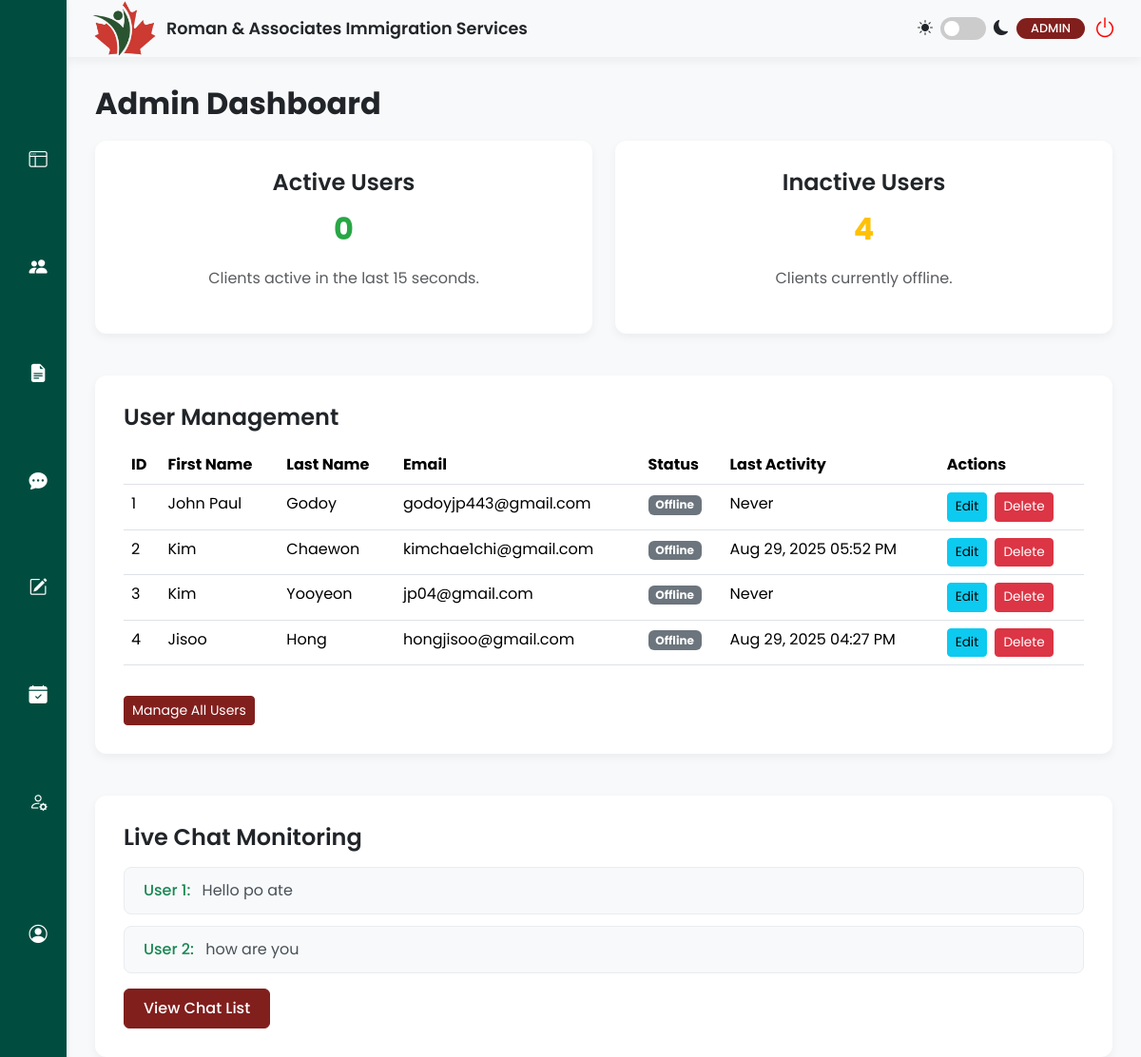
Before: /admin/admin.php with the older database file.
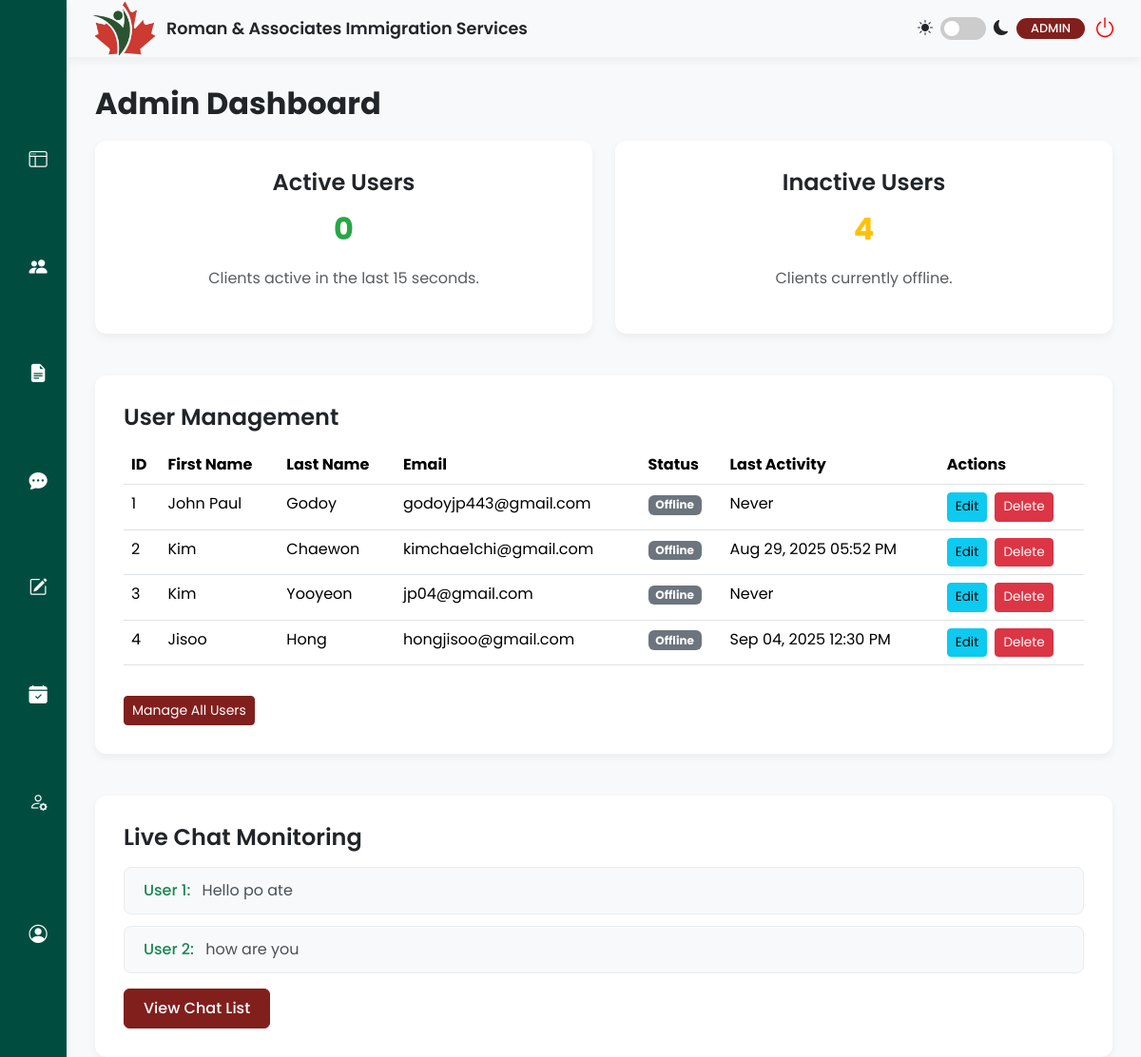
After: the same page with the newer database file.
### tables this page shows
CREATE TABLE `users` (
  `id` int(11) NOT NULL,
  `firstName` varchar(50) NOT NULL,
  `lastName` varchar(50) NOT NULL,
  `address` varchar(255) NOT NULL,
  `phone` varchar(20) NOT NULL,
  `email` varchar(100) NOT NULL,
  `password` varchar(255) NOT NULL,
  `profileImage` varchar(255) DEFAULT NULL,
  `location` varchar(255) DEFAULT NULL,
  `birthday` date DEFAULT NULL,
  `facebook` varchar(255) DEFAULT NULL,
  `instagram` varchar(255) DEFAULT NULL,
  `gmail` varchar(255) DEFAULT NULL,
  `email_notifications` tinyint(1) NOT NULL DEFAULT 1,
  `dark_mode` tinyint(1) NOT NULL DEFAULT 0,
  `documents_uploaded` tinyint(1) NOT NULL DEFAULT 0,
  `profile_picture_uploaded` tinyint(1) NOT NULL DEFAULT 0,
  `birthday_added` tinyint(1) NOT NULL DEFAULT 0,
  `social_links_added` tinyint(1) NOT NULL DEFAULT 0,
  `has_seen_tour` tinyint(1) NOT NULL DEFAULT 0,
  `role` varchar(50) NOT NULL DEFAULT 'client',
  `status` varchar(50) NOT NULL DEFAULT 'Inactive',
  `last_login` datetime DEFAULT NULL,
  `last_activity` datetime DEFAULT NULL
);

### admin/_user_table.php (the view)
<div class="content-card">
    <div class="d-flex justify-content-between align-items-center mb-3">
        <h2 class="mb-0">User Management</h2>
    </div>
    <div class="table-responsive">
        <table class="table table-hover">
            <thead>
                <tr>
                    <th>ID</th>
                    <th>First Name</th>
                    <th>Last Name</th>
                    <th>Email</th>
                    <th>Status</th>
                    <th>Last Activity</th>
                    <th>Actions</th>
                </tr>
            </thead>
            <tbody id="userTableBody">
                <?php
                if (isset($users) && is_array($users)) {
                    $active_threshold = isset($active_threshold) ? $active_threshold : 15;
                    $threshold_time = strtotime("-$active_threshold seconds");
                    foreach ($users as $user) {
                        $is_online = !empty($user['last_activity']) && strtotime($user['last_activity']) >= $threshold_time;
                        $statusBadgeClass = $is_online ? 'bg-success' : 'bg-secondary';
                        $statusText = $is_online ? 'Online' : 'Offline';
                        $lastActivityDisplay = !empty($user['last_activity']) ? date("M d, Y h:i A", strtotime($user['last_activity'])) : 'Never';
                        $userName = htmlspecialchars($user['firstName']) . ' ' . htmlspecialchars($user['lastName']);
                        echo "<tr id='user-row-" . htmlspecialchars($user['id']) . "'>";
                        echo "<td>" . htmlspecialchars($user['id']) . "</td>";
                        echo "<td>" . htmlspecialchars($user['firstName']) . "</td>";
                        echo "<td>" . htmlspecialchars($user['lastName']) . "</td>";
                        echo "<td>" . htmlspecialchars($user['email']) . "</td>";
                        echo "<td><span class=\"badge " . $statusBadgeClass . "\">" . $statusText . "</span></td>";
                        echo "<td>" . $lastActivityDisplay . "</td>";
                        echo '<td>
                                <button class="btn btn-sm btn-info me-1 edit-btn"
                                        data-bs-toggle="modal"
                                        data-bs-target="#editUserModal"
                                        data-user-id="' . htmlspecialchars($user['id']) . '"
                                        data-first-name="' . htmlspecialchars($user['firstName']) . '"
                                        data-last-name="' . htmlspecialchars($user['lastName']) . '"
                                        data-email="' . htmlspecialchars($user['email']) . '"
                                        data-status="' . htmlspecialchars($user['status']) . '">Edit</button>
                                <button class="btn btn-sm btn-danger delete-btn"
                                        data-bs-toggle="modal"
                                        data-bs-target="#deleteConfirmModal"
                                        data-user-id="' . htmlspecialchars($user['id']) . '"
                                        data-user-name="' . $userName . '">Delete</button>
                              </td>';
                        echo "</tr>";
                    }
                }
                ?>
            </tbody>
        </table>
    </div>
    <?php if (isset($page_context) && $page_context === 'dashboard'): ?>
        <a href="user_management.php" class="btn btn-sm btn-primary mt-3" style="background-color: var(--rais-button-maroon); border-color: var(--rais-button-maroon);">Manage All Users</a>
    <?php elseif (isset($page_context) && $page_context === 'user_management'): ?>
        <button class="btn btn-primary mt-3" data-bs-toggle="modal" data-bs-target="#addUserModal" style="background-color: var(--rais-button-maroon); border: none;">Add New User</button>
    <?php endif; ?>
</div>

### admin/admin.php (shortened to what this page needs)
<?php
require_once '../config.php';
$active_threshold = 15;
$sql_active = "SELECT COUNT(id) AS active_count FROM users WHERE role = 'client' AND last_activity >= NOW() - INTERVAL ? SECOND";
$stmt_active = $conn->prepare($sql_active);
$stmt_active->bind_param("i", $active_threshold);
$stmt_active->execute();
$result_active = $stmt_active->get_result();
$active_row = $result_active->fetch_assoc();
$active_users = $active_row['active_count'];
$sql_total = "SELECT COUNT(id) AS total_count FROM users WHERE role = 'client'";
$result_total = $conn->query($sql_total);
$total_row = $result_total->fetch_assoc();
$total_users = $total_row['total_count'];
$inactive_users = $total_users - $active_users;
$users = [];
$sql_users = "SELECT id, firstName, lastName, email, status, last_login, role, last_activity FROM users WHERE role = 'client' ORDER BY id ASC";
if ($result = $conn->query($sql_users)) {
    while ($row = $result->fetch_assoc()) {
        $users[] = $row;
    }
} else {
    echo "ERROR: Could not execute user list query. " . $conn->error;
}
$latest_chats = [];
$sql_chats = "
    SELECT u.firstName, u.lastName, m.message
    FROM chat_messages m
    INNER JOIN (
        SELECT MAX(id) as max_id
        FROM chat_messages
        WHERE sender_id != 0
        GROUP BY sender_id
        ORDER BY max_id DESC
        LIMIT 3
    ) latest_chat_messages ON m.id = latest_chat_messages.max_id
    INNER JOIN users u ON m.sender_id = u.id
    ORDER BY m.id DESC";
if ($result_chats = $conn->query($sql_chats)) {
    while ($row_chat = $result_chats->fetch_assoc()) {
        $latest_chats[] = $row_chat;
    }
}
?>
<!doctype html>
<html lang="en">
<head>
    <link href="https://cdn.jsdelivr.net/npm/bootstrap@5.3.3/dist/css/bootstrap.min.css" rel="stylesheet">
    <link rel="stylesheet" href="https://cdn.jsdelivr.net/npm/bootstrap-icons@1.11.3/font/bootstrap-icons.min.css">
    <link rel="stylesheet" href="style.css">
    </head>
<body>
    <div class="main-wrapper">
        <?php require_once 'sidebar.php'; ?>
        <div class="content-area">
            <?php require_once 'header.php'; ?>
            <main class="main-content">
                <h1>Admin Dashboard</h1>
                <div class="row g-4 mb-4">
                    <div class="col-md-6">
                        <div class="content-card text-center">
                            <h2>Active Users</h2>
                            <h1 id="activeUserCount" class="display-4" style="color: #28a745;"><?php echo $active_users; ?></h1>
                            <p class="text-muted">Clients active in the last <?php echo $active_threshold; ?> seconds.</p>
                        </div>
                    </div>
                    <div class="col-md-6">
                        <div class="content-card text-center">
                            <h2>Inactive Users</h2>
                            <h1 id="inactiveUserCount" class="display-4" style="color: #ffc107;"><?php echo $inactive_users; ?></h1>
                            <p class="text-muted">Clients currently offline.</p>
                        </div>
                    </div>
                </div>
                <?php
                $page_context = 'dashboard';
                require_once '_user_table.php';
                ?>
                <div class="content-card mt-4">
                    <h2 class="mb-3">Live Chat Monitoring</h2>
                    <div class="live-chat-list mb-3">
                        <?php if (!empty($latest_chats)): ?>
                            <?php $user_counter = 1; ?>
                            <?php foreach ($latest_chats as $chat): ?>
                                <div class="chat-preview-item">
                                    <span class="user-identifier">User <?php echo $user_counter++; ?>:</span>
                                    <span class="message-preview">
                                        <?php
                                            echo htmlspecialchars(mb_strimwidth($chat['message'], 0, 45, "..."));
                                        ?>
                                    </span>
                                </div>
                            <?php endforeach; ?>
                        <?php else: ?>
                            <p class="text-muted">No recent chats to display.</p>
                        <?php endif; ?>
                    </div>
                    <a href="chat_management.php" class="btn-view-chat-list">View Chat List</a>
                </div>
            </main>
        </div>
    </div>
</body>
</html>

### admin/sidebar.php (shortened to what this page needs)
<aside class="sidebar d-flex flex-column">
    <nav class="nav">
        <a class="nav-link <?php echo ($active_page === 'dashboard') ? 'active' : ''; ?>" href="admin.php">
            <i class="bi bi-window-sidebar"></i><span>Dashboard</span>
        </a>
        <a class="nav-link <?php echo ($active_page === 'user_management') ? 'active' : ''; ?>" href="user_management.php">
            <i class="bi bi-people-fill"></i><span>User Management</span>
        </a>
        <a class="nav-link <?php echo ($active_page === 'application_management') ? 'active' : ''; ?>" href="application_management.php">
            <i class="bi bi-file-earmark-text-fill"></i><span>Application Management</span>
        </a>
        <a class="nav-link <?php echo ($active_page === 'chat_management') ? 'active' : ''; ?>" href="chat_management.php">
            <i class="bi bi-chat-dots-fill"></i><span>Chat Management</span>
        </a>
        <a class="nav-link <?php echo ($active_page === 'content_management') ? 'active' : ''; ?>" href="content_management.php">
            <i class="bi bi-pencil-square"></i><span>Content Management</span>
        </a>
         <a class="nav-link <?php echo ($active_page === 'booking_management') ? 'active' : ''; ?>" href="booking_management.php">
            <i class="bi bi-calendar-check-fill"></i><span>Booking Management</span>
        </a>
         <a class="nav-link <?php echo ($active_page === 'admin_profile') ? 'active' : ''; ?>" href="admin_profile.php">
            <i class="bi bi-person-gear"></i><span>Admin Profiles</span>
        </a>
        <a class="nav-link mt-auto <?php echo ($active_page === 'profile') ? 'active' : ''; ?>" href="profile.php">
            <i class="bi bi-person-circle"></i><span>Profile</span>
        </a>
    </nav>
</aside>

### admin/header.php (shortened to what this page needs)
<link rel="stylesheet" href="style.css">
<header class="header">
    <div class="header-brand d-flex align-items-center">
        <img src="../img/logoulit.png" alt="RAIS Logo Light" class="header-logo-img light-mode-logo">
        <span class="header-title d-none d-sm-block">Roman & Associates Immigration Services</span>
    </div>
    <div class="user-status d-flex align-items-center gap-2">
        <div class="theme-switch-wrapper">
            <i class="bi bi-sun-fill"></i>
            <label class="theme-switch" for="theme-checkbox">
                <div class="slider round"></div>
            </label>
            <i class="bi bi-moon-fill"></i>
        </div>
        <span class="badge">ADMIN</span>
        <a href="../index.html" class="btn btn-link"><i class="bi bi-power"></i></a>
    </div>
</header>

### admin/style.css (style rules this page uses)
:root { --rais-bg-light: #f8f9fa; --rais-border-color: #dee2e6; --rais-button-maroon: #811F1D; --rais-card-bg: #ffffff; --rais-dark-green: #00332c; --rais-light-gray: #f8f9fa; --rais-primary-green: #004d40; --rais-shadow: 0 4px 10px rgba(0, 0, 0, 0.05); --rais-text-dark: #212529; --rais-text-light: #6c757d; }
body { background-color: var(--rais-light-gray); color: var(--rais-text-dark); font-family: 'Poppins', sans-serif; overflow: hidden; transition: background-color 0.3s, color 0.3s; }
.content-area { flex-grow: 1; height: 100vh; margin-left: 70px; overflow-y: auto; }
.content-card { background-color: var(--rais-card-bg); border-radius: 12px; box-shadow: var(--rais-shadow); margin-bottom: 20px; padding: 30px; }
.content-card h2 { font-size: 1.5rem; font-weight: 600; margin-bottom: 15px; }
.header { align-items: center; background-color: var(--rais-bg-light); box-shadow: var(--rais-shadow); display: flex; height: 60px; justify-content: space-between; padding: 0 25px; position: sticky; top: 0; z-index: 1020; }
.header-brand { gap: 10px; }
.header-logo-img { height: 70px; object-fit: contain; width: auto; }
.header-logo-img.light-mode-logo { display: block; }
.header-title { color: var(--rais-text-dark); font-size: 1.1rem; font-weight: 600; white-space: nowrap; }
.main-content { display: flex; flex-direction: column; flex-grow: 1; height: calc(100vh - 60px); padding: 30px; }
.main-content h1 { font-size: 2rem; font-weight: 700; margin-bottom: 20px; }
.main-wrapper { display: flex; height: 100vh; }
.sidebar { background-color: var(--rais-primary-green); box-shadow: var(--rais-shadow); color: white; display: flex; flex-direction: column; flex-shrink: 0; height: 100vh; padding: 30px 0; position: fixed; top: 0; transition: width 0.3s ease-in-out; width: 70px; z-index: 1031; }
.sidebar .nav { flex-grow: 1; overflow-y: auto; overflow-x: hidden; }
.sidebar .nav-link { align-items: center; color: white; display: flex; font-weight: 500; gap: 15px; padding: 15px 30px; transition: background-color 0.3s ease; white-space: nowrap; }
.sidebar .nav-link i { font-size: 1.2rem; min-width: 20px; text-align: center; }
.slider { background-color: #ccc; bottom: 0; cursor: pointer; left: 0; position: absolute; right: 0; top: 0; transition: .4s; }
.slider.round { border-radius: 34px; }
.slider.round:before { border-radius: 50%; }
.slider:before { background-color: #fff; bottom: 4px; content: ""; height: 16px; left: 4px; position: absolute; transition: .4s; width: 16px; }
.table .btn { font-size: 0.85rem; }
.table td, .table th { transition: background-color 0.3s, color 0.3s; }
.table-responsive { margin-top: 15px; }
.theme-switch { display: inline-block; height: 24px; position: relative; width: 48px; }
.theme-switch-wrapper { align-items: center; display: flex; }
.theme-switch-wrapper i { color: var(--rais-text-dark); font-size: 1rem; }
.theme-switch-wrapper .bi-moon-fill { margin-left: 8px; }
.theme-switch-wrapper .bi-sun-fill { margin-right: 8px; }
.user-status { align-items: center; display: flex; gap: 15px; }
.user-status .badge { background-color: var(--rais-button-maroon); border-radius: 20px; font-size: 0.8rem; font-weight: 500; padding: 5px 15px; }
.user-status .btn { font-size: 1.5rem; padding: 0; }
.user-status .btn .bi-power { color: red; }

### admin/admin.php (style rules this page uses)
.live-chat-list .chat-preview-item { background-color: #f8f9fa; border: 1px solid #e9ecef; padding: 0.75rem 1.25rem; margin-bottom: 0.75rem; border-radius: 0.5rem; }
.live-chat-list .user-identifier { color: #198754; font-weight: 500; margin-right: 0.5rem; }
.live-chat-list .message-preview { color: #495057; }
.btn-view-chat-list { background-color: #811F1D; color: #fff; border: 1px solid #811F1D; padding: 0.5rem 1.25rem; text-decoration: none; display: inline-block; transition: all 0.2s ease-in-out; font-weight: 500; border-radius: 0.375rem; }
.table-hover tbody tr { transition: background-color 0.2s ease-in-out, color 0.2s ease-in-out; }

### admin/sidebar.php (style rules this page uses)
.sidebar { height: 100vh; display: flex; flex-direction: column; }
.sidebar .nav { flex: 1 1 auto; min-height: 0; overflow-y: auto; -webkit-overflow-scrolling: touch; scrollbar-width: none; }
.sidebar .nav-link { width:100%; height:auto; }

Changed rows visible on the page:
changed users "Jisoo": last_activity "Aug 29, 2025 04:27 PM" → "Sep 04, 2025 12:30 PM"
